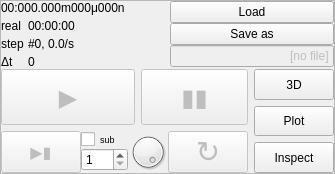
     <widget class="QWidget" name="tabGridLayout">
      <attribute name="title">
       <string>Simulation</string>
      </attribute>
      <layout class="QGridLayout" name="gridLayout_4">
       <property name="margin">
        <number>0</number>
       </property>
       <property name="spacing">
        <number>0</number>
       </property>
       <item row="0" column="0">
        <widget class="QFrame" name="frame">
         <property name="frameShape">
          <enum>QFrame::StyledPanel</enum>
         </property>
         <property name="frameShadow">
          <enum>QFrame::Raised</enum>
         </property>
         <layout class="QGridLayout" name="gridLayout_12">
          <property name="margin">
           <number>0</number>
          </property>
          <property name="spacing">
           <number>0</number>
          </property>
          <item row="0" column="0">
           <layout class="QGridLayout" name="simPageLayout">
            <property name="spacing">
             <number>0</number>
            </property>
            <item row="0" column="0">
             <layout class="QHBoxLayout" name="horizontalLayout_5">
              <property name="spacing">
               <number>4</number>
              </property>
              <item>
               <layout class="QGridLayout" name="gridLayout_2">
                <item row="0" column="0">
                 <widget class="QLabel" name="virtTimeLabel">
                  <property name="sizePolicy">
                   <sizepolicy hsizetype="Preferred" vsizetype="Preferred">
                    <horstretch>1</horstretch>
                    <verstretch>0</verstretch>
                   </sizepolicy>
                  </property>
                  <property name="text">
                   <string>00:000.000m000μ000n</string>
                  </property>
                 </widget>
                </item>
                <item row="1" column="0">
                 <layout class="QGridLayout" name="gridLayout">
                  <item row="1" column="1">
                   <widget class="QLabel" name="iterLabel">
                    <property name="sizePolicy">
                     <sizepolicy hsizetype="Preferred" vsizetype="Preferred">
                      <horstretch>1</horstretch>
                      <verstretch>0</verstretch>
                     </sizepolicy>
                    </property>
                    <property name="text">
                     <string>#0, 0.0/s</string>
                    </property>
                    <property name="wordWrap">
                     <bool>true</bool>
                    </property>
                   </widget>
                  </item>
                  <item row="2" column="1">
                   <widget class="QLabel" name="dtLabel">
                    <property name="text">
                     <string>0</string>
                    </property>
                   </widget>
                  </item>
                  <item row="1" column="0">
                   <widget class="QLabel" name="label_8">
                    <property name="text">
                     <string>step</string>
                    </property>
                   </widget>
                  </item>
                  <item row="0" column="0">
                   <widget class="QLabel" name="label_6">
                    <property name="text">
                     <string>real</string>
                    </property>
                   </widget>
                  </item>
                  <item row="0" column="1">
                   <widget class="QLabel" name="realTimeLabel">
                    <property name="sizePolicy">
                     <sizepolicy hsizetype="Preferred" vsizetype="Preferred">
                      <horstretch>1</horstretch>
                      <verstretch>0</verstretch>
                     </sizepolicy>
                    </property>
                    <property name="text">
                     <string>00:00:00</string>
                    </property>
                   </widget>
                  </item>
                  <item row="2" column="0">
                   <widget class="QLabel" name="label_9">
                    <property name="text">
                     <string>Δt</string>
                    </property>
                   </widget>
                  </item>
                 </layout>
                </item>
               </layout>
              </item>
              <item>
               <layout class="QVBoxLayout" name="verticalLayout_3">
                <property name="spacing">
                 <number>0</number>
                </property>
                <item>
                 <widget class="QPushButton" name="loadButton">
                  <property name="enabled">
                   <bool>true</bool>
                  </property>
                  <property name="sizePolicy">
                   <sizepolicy hsizetype="MinimumExpanding" vsizetype="Fixed">
                    <horstretch>0</horstretch>
                    <verstretch>0</verstretch>
                   </sizepolicy>
                  </property>
                  <property name="minimumSize">
                   <size>
                    <width>0</width>
                    <height>0</height>
                   </size>
                  </property>
                  <property name="toolTip">
                   <string>Load saved simulation</string>
                  </property>
                  <property name="text">
                   <string>Load</string>
                  </property>
                 </widget>
                </item>
                <item>
                 <widget class="QPushButton" name="saveButton">
                  <property name="enabled">
                   <bool>true</bool>
                  </property>
                  <property name="sizePolicy">
                   <sizepolicy hsizetype="MinimumExpanding" vsizetype="Fixed">
                    <horstretch>0</horstretch>
                    <verstretch>0</verstretch>
                   </sizepolicy>
                  </property>
                  <property name="minimumSize">
                   <size>
                    <width>0</width>
                    <height>0</height>
                   </size>
                  </property>
                  <property name="toolTip">
                   <string>Save current stimulation</string>
                  </property>
                  <property name="text">
                   <string>Save as</string>
                  </property>
                 </widget>
                </item>
                <item>
                 <widget class="QLineEdit" name="fileLabel">
                  <property name="enabled">
                   <bool>false</bool>
                  </property>
                  <property name="focusPolicy">
                   <enum>Qt::NoFocus</enum>
                  </property>
                  <property name="text">
                   <string>[no file]</string>
                  </property>
                  <property name="cursorPosition">
                   <number>9</number>
                  </property>
                  <property name="alignment">
                   <set>Qt::AlignRight|Qt::AlignTrailing|Qt::AlignVCenter</set>
                  </property>
                  <property name="dragEnabled">
                   <bool>false</bool>
                  </property>
                  <property name="readOnly">
                   <bool>true</bool>
                  </property>
                 </widget>
                </item>
               </layout>
              </item>
             </layout>
            </item>
            <item row="1" column="0">
             <layout class="QHBoxLayout" name="horizontalLayout_2" stretch="0,0">
              <item>
               <layout class="QVBoxLayout" name="verticalLayout_2">
                <property name="spacing">
                 <number>6</number>
                </property>
                <property name="margin">
                 <number>0</number>
                </property>
                <item>
                 <layout class="QHBoxLayout" name="horizontalLayout_3">
                  <property name="spacing">
                   <number>6</number>
                  </property>
                  <item>
                   <widget class="QPushButton" name="playButton">
                    <property name="enabled">
                     <bool>false</bool>
                    </property>
                    <property name="sizePolicy">
                     <sizepolicy hsizetype="MinimumExpanding" vsizetype="MinimumExpanding">
                      <horstretch>5</horstretch>
                      <verstretch>0</verstretch>
                     </sizepolicy>
                    </property>
                    <property name="minimumSize">
                     <size>
                      <width>0</width>
                      <height>56</height>
                     </size>
                    </property>
                    <property name="font">
                     <font>
                      <pointsize>18</pointsize>
                     </font>
                    </property>
                    <property name="toolTip">
                     <string>&lt;html&gt;&lt;head/&gt;&lt;body&gt;&lt;p&gt;Run simulation&lt;/p&gt;&lt;/body&gt;&lt;/html&gt;</string>
                    </property>
                    <property name="text">
                     <string>▶</string>
                    </property>
                    <property name="iconSize">
                     <size>
                      <width>32</width>
                      <height>32</height>
                     </size>
                    </property>
                    <property name="default">
                     <bool>true</bool>
                    </property>
                    <property name="flat">
                     <bool>false</bool>
                    </property>
                   </widget>
                  </item>
                  <item>
                   <widget class="QPushButton" name="pauseButton">
                    <property name="enabled">
                     <bool>false</bool>
                    </property>
                    <property name="sizePolicy">
                     <sizepolicy hsizetype="MinimumExpanding" vsizetype="MinimumExpanding">
                      <horstretch>4</horstretch>
                      <verstretch>0</verstretch>
                     </sizepolicy>
                    </property>
                    <property name="minimumSize">
                     <size>
                      <width>0</width>
                      <height>56</height>
                     </size>
                    </property>
                    <property name="font">
                     <font>
                      <pointsize>18</pointsize>
                     </font>
                    </property>
                    <property name="toolTip">
                     <string>&lt;html&gt;&lt;head/&gt;&lt;body&gt;&lt;p&gt;Stop simulation&lt;/p&gt;&lt;/body&gt;&lt;/html&gt;</string>
                    </property>
                    <property name="text">
                     <string>▮▮</string>
                    </property>
                    <property name="iconSize">
                     <size>
                      <width>32</width>
                      <height>32</height>
                     </size>
                    </property>
                   </widget>
                  </item>
                 </layout>
                </item>
                <item>
                 <layout class="QHBoxLayout" name="horizontalLayout_4">
                  <property name="spacing">
                   <number>0</number>
                  </property>
                  <item>
                   <layout class="QGridLayout" name="gridLayout_9" rowstretch="0" columnstretch="0">
                    <property name="margin">
                     <number>0</number>
                    </property>
                    <property name="spacing">
                     <number>0</number>
                    </property>
                    <item row="0" column="0">
                     <widget class="QPushButton" name="stepButton">
                      <property name="enabled">
                       <bool>false</bool>
                      </property>
                      <property name="sizePolicy">
                       <sizepolicy hsizetype="MinimumExpanding" vsizetype="MinimumExpanding">
                        <horstretch>2</horstretch>
                        <verstretch>0</verstretch>
                       </sizepolicy>
                      </property>
                      <property name="font">
                       <font>
                        <pointsize>12</pointsize>
                       </font>
                      </property>
                      <property name="toolTip">
                       <string>&lt;html&gt;&lt;head/&gt;&lt;body&gt;&lt;p&gt;Step through simulation&lt;/p&gt;&lt;/body&gt;&lt;/html&gt;</string>
                      </property>
                      <property name="text">
                       <string>▶▮</string>
                      </property>
                      <property name="iconSize">
                       <size>
                        <width>32</width>
                        <height>32</height>
                       </size>
                      </property>
                     </widget>
                    </item>
                   </layout>
                  </item>
                  <item>
                   <layout class="QVBoxLayout" name="verticalLayout_5">
                    <item>
                     <widget class="QCheckBox" name="subStepCheckbox">
                      <property name="font">
                       <font>
                        <pointsize>7</pointsize>
                       </font>
                      </property>
                      <property name="toolTip">
                       <string>Step through individual engines rather then whole timesteps</string>
                      </property>
                      <property name="text">
                       <string>sub</string>
                      </property>
                     </widget>
                    </item>
                    <item>
                     <widget class="QSpinBox" name="multiStepSpinBox">
                      <property name="toolTip">
                       <string>&lt;html&gt;&lt;head/&gt;&lt;body&gt;&lt;p&gt;Number of steps for stepping&lt;/p&gt;&lt;/body&gt;&lt;/html&gt;</string>
                      </property>
                      <property name="minimum">
                       <number>1</number>
                      </property>
                      <property name="maximum">
                       <number>999</number>
                      </property>
                     </widget>
                    </item>
                   </layout>
                  </item>
                  <item>
                   <widget class="QDial" name="throttleControl">
                    <property name="sizePolicy">
                     <sizepolicy hsizetype="Fixed" vsizetype="Fixed">
                      <horstretch>0</horstretch>
                      <verstretch>0</verstretch>
                     </sizepolicy>
                    </property>
                    <property name="minimumSize">
                     <size>
                      <width>0</width>
                      <height>0</height>
                     </size>
                    </property>
                    <property name="maximumSize">
                     <size>
                      <width>40</width>
                      <height>40</height>
                     </size>
                    </property>
                    <property name="baseSize">
                     <size>
                      <width>0</width>
                      <height>0</height>
                     </size>
                    </property>
                    <property name="toolTip">
                     <string>Limit the simulation speed by inserting pauses between timesteps. Set to 0 (default) to disable any slowdown and run as fast as possible. The number is the maximum number of steps per second since the delay of 1/N is inserted.</string>
                    </property>
                    <property name="maximum">
                     <number>100</number>
                    </property>
                    <property name="singleStep">
                     <number>2</number>
                    </property>
                    <property name="tracking">
                     <bool>true</bool>
                    </property>
                    <property name="orientation">
                     <enum>Qt::Horizontal</enum>
                    </property>
                    <property name="invertedAppearance">
                     <bool>true</bool>
                    </property>
                    <property name="invertedControls">
                     <bool>true</bool>
                    </property>
                    <property name="notchTarget">
                     <double>100.000000000000000</double>
                    </property>
                    <property name="notchesVisible">
                     <bool>false</bool>
                    </property>
                   </widget>
                  </item>
                  <item>
                   <widget class="QPushButton" name="reloadButton">
                    <property name="enabled">
                     <bool>false</bool>
                    </property>
                    <property name="sizePolicy">
                     <sizepolicy hsizetype="MinimumExpanding" vsizetype="MinimumExpanding">
                      <horstretch>5</horstretch>
                      <verstretch>0</verstretch>
                     </sizepolicy>
                    </property>
                    <property name="font">
                     <font>
                      <pointsize>22</pointsize>
                     </font>
                    </property>
                    <property name="toolTip">
                     <string>Reload simulation from last saved location</string>
                    </property>
                    <property name="text">
                     <string>↻</string>
                    </property>
                    <property name="iconSize">
                     <size>
                      <width>32</width>
                      <height>32</height>
                     </size>
                    </property>
                   </widget>
                  </item>
                 </layout>
                </item>
               </layout>
              </item>
              <item>
               <layout class="QVBoxLayout" name="verticalLayout">
                <property name="spacing">
                 <number>6</number>
                </property>
                <property name="leftMargin">
                 <number>6</number>
                </property>
                <item>
                 <widget class="QPushButton" name="show3dButton">
                  <property name="sizePolicy">
                   <sizepolicy hsizetype="Minimum" vsizetype="MinimumExpanding">
                    <horstretch>0</horstretch>
                    <verstretch>0</verstretch>
                   </sizepolicy>
                  </property>
                  <property name="text">
                   <string>3D</string>
                  </property>
                  <property name="checkable">
                   <bool>true</bool>
                  </property>
                 </widget>
                </item>
                <item>
                 <widget class="QPushButton" name="plotButton">
                  <property name="sizePolicy">
                   <sizepolicy hsizetype="Minimum" vsizetype="MinimumExpanding">
                    <horstretch>0</horstretch>
                    <verstretch>0</verstretch>
                   </sizepolicy>
                  </property>
                  <property name="text">
                   <string>Plot</string>
                  </property>
                 </widget>
                </item>
                <item>
                 <widget class="QPushButton" name="inspectButton">
                  <property name="sizePolicy">
                   <sizepolicy hsizetype="Minimum" vsizetype="MinimumExpanding">
                    <horstretch>0</horstretch>
                    <verstretch>0</verstretch>
                   </sizepolicy>
                  </property>
                  <property name="toolTip">
                   <string>Loook at all simulation objects</string>
                  </property>
                  <property name="text">
                   <string>Inspect</string>
                  </property>
                  <property name="checkable">
                   <bool>false</bool>
                  </property>
                 </widget>
                </item>
               </layout>
              </item>
             </layout>
            </item>
            <item row="2" column="0">
             <widget class="QFrame" name="customArea">
              <property name="sizePolicy">
               <sizepolicy hsizetype="Preferred" vsizetype="Preferred">
                <horstretch>40</horstretch>
                <verstretch>40</verstretch>
               </sizepolicy>
              </property>
              <property name="frameShape">
               <enum>QFrame::StyledPanel</enum>
              </property>
              <property name="frameShadow">
               <enum>QFrame::Raised</enum>
              </property>
             </widget>
            </item>
           </layout>
          </item>
         </layout>
        </widget>
       </item>
      </layout>
     </widget>
